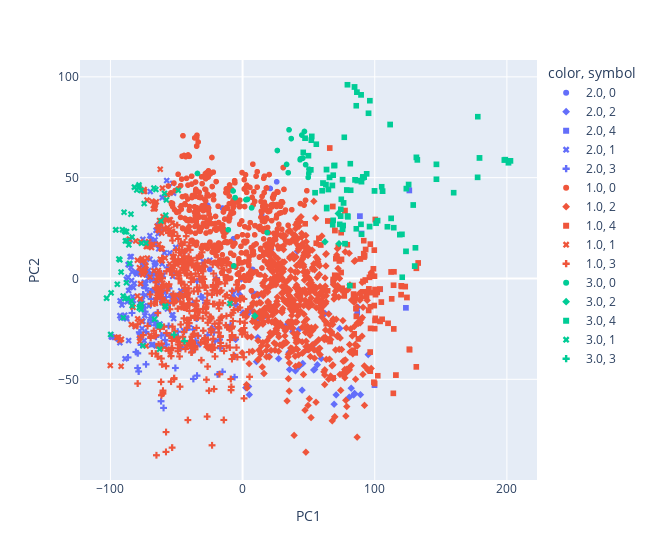

Write notebook code for a chart like this one.
### Code cell
cls = KMeans(n_clusters=5, init="k-means++", n_init=200)
cls.fit(data_without_class)
labels = pd.Series(cls.labels_, name="K-means")
labels = pd.Categorical(labels, categories=[0, 1, 2, 3,4])

fig = px.scatter(x=pcs.T[0], y=pcs.T[1], color=data["fetal_health"], symbol=labels,
                 labels={'x': 'PC1', 'y': 'PC2'}, width=650)
fig.show()
print(f"ARI : {adjusted_rand_score(labels, data['fetal_health'])}")
